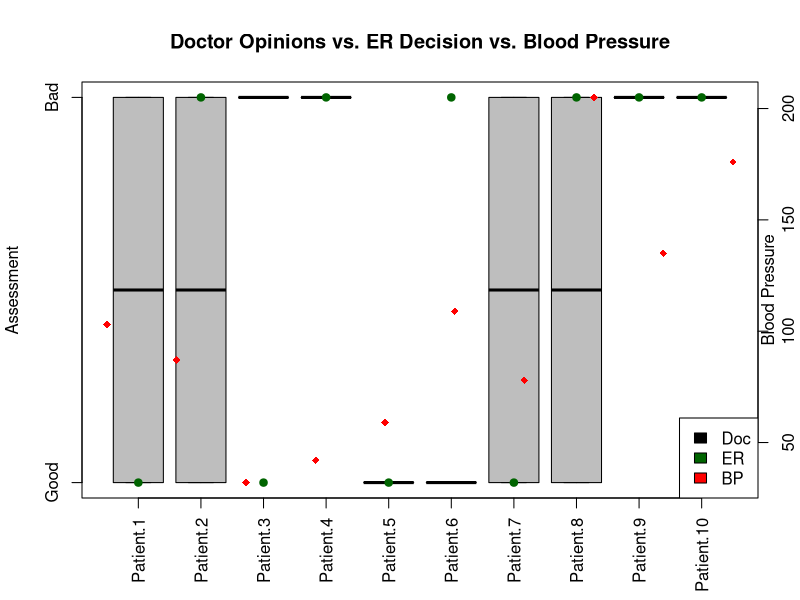
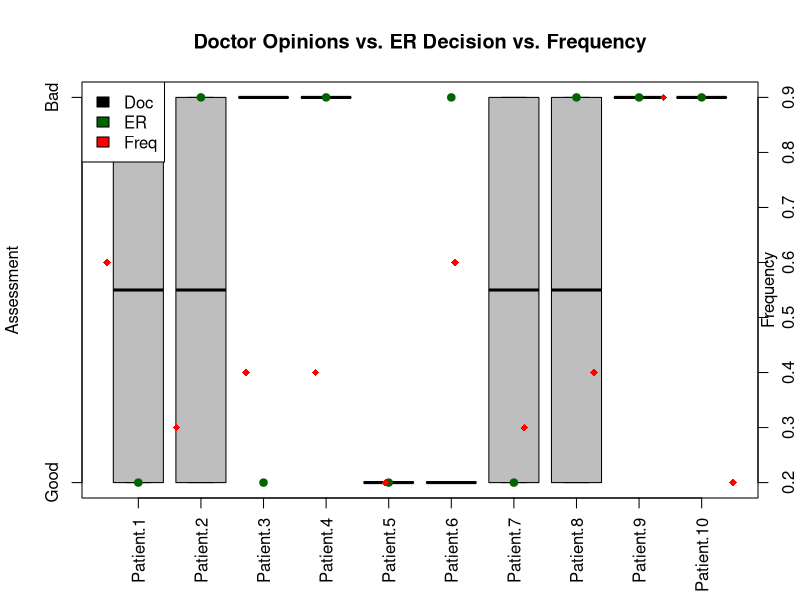
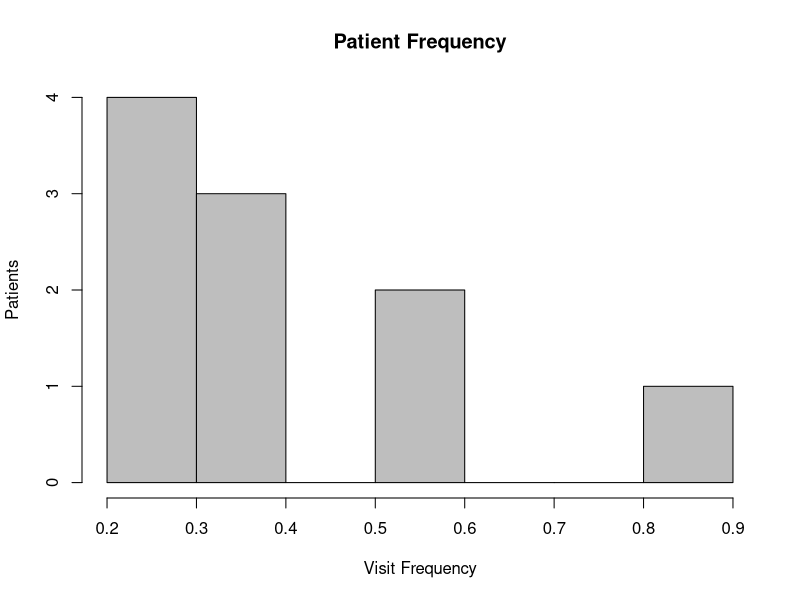
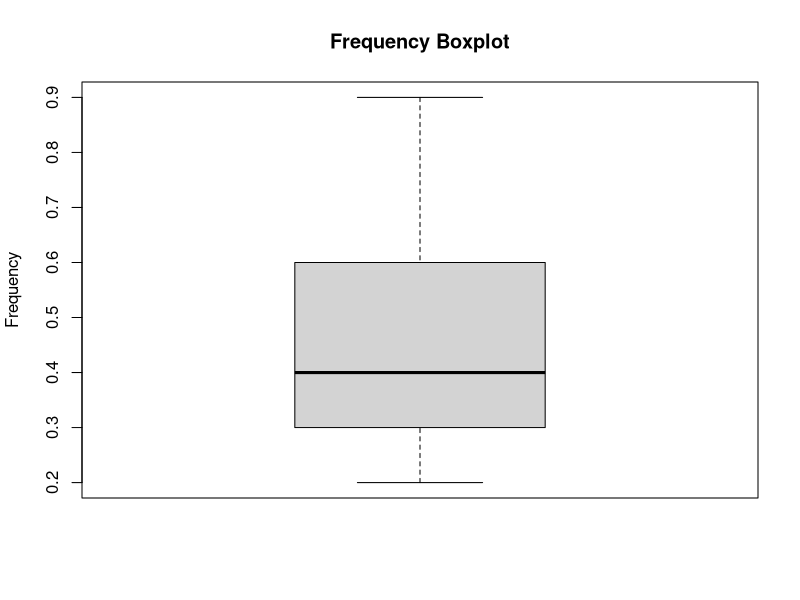
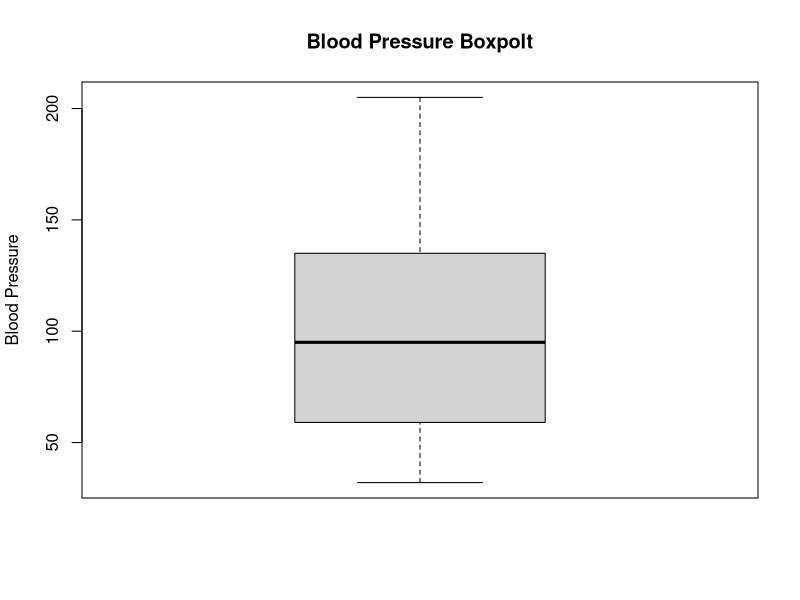
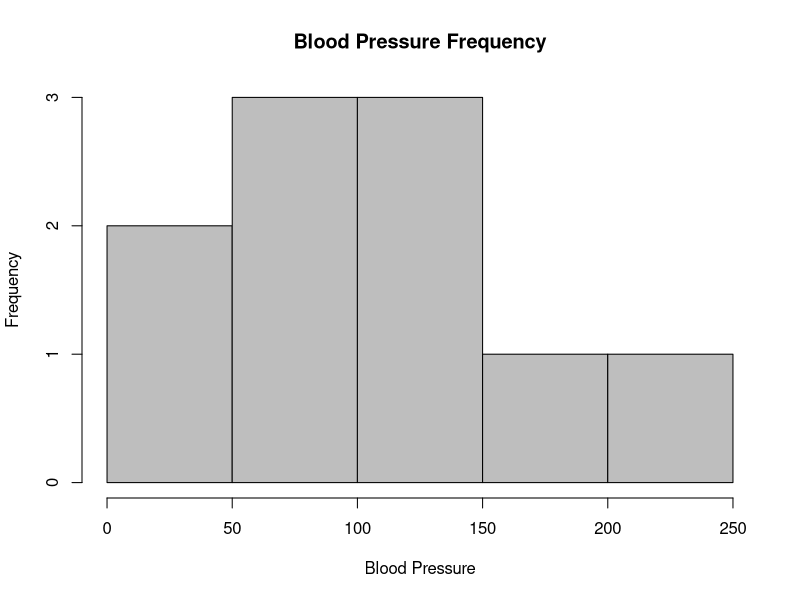

Source code (R) for these figures, in order:
# Patient Data

Patient.1 <- c("0.6","103","bad","low","low")
Patient.2 <- c("0.3","87","bad","low","high")
Patient.3 <- c("0.4","32","bad","high","low")
Patient.4 <- c("0.4","42","bad","high","high")
Patient.5 <- c("0.2","59","good","low","low")
Patient.6 <- c("0.6","109","good","low","high")
Patient.7 <- c("0.3","78","good","high","low")
Patient.8 <- c("0.4","205","good","high","high")
Patient.9 <- c("0.9","135","NA","high","high")
Patient.10 <- c("0.2","176","bad","high","high")

# Patient data in data.frame
Patients <- data.frame(Patient.1,Patient.2,Patient.3,Patient.4,Patient.5,Patient.6,Patient.7,Patient.8,Patient.9,Patient.10)

# Create Vectors
Frequency <- sapply(sapply(Patients[1,],as.character),as.numeric)
BP <- sapply(sapply(Patients[2,], as.character),as.numeric)
First <- ifelse(Patients[3,] == "bad",1,ifelse(Patients[3,] == "good",0,NA))[1,]
Second <- ifelse(Patients[4,] == "high",1,ifelse(Patients[4,] == "low",0,NA))[1,]
Final <- ifelse(Patients[5,] == "high",1,ifelse(Patients[5,] == "low",0,NA))[1,]

# Create Matrix
Patients.N <- matrix(c(Frequency,BP,First,Second,Final),ncol=10,byrow=T)
colnames(Patients.N) <- colnames(Patients)
rownames(Patients.N) <- c("Frequency","BP","First","Second","Final")

# Create boxplot of doctor and ER opinions and BP
boxplot(Patients.N[3:4,], main="Doctor Opinions vs. ER Decision vs. Blood Pressure", ylab="Assessment", yaxt='n', las=2, col="gray")
axis(2,labels=c("Good","Bad"), at=0:1, las=0)

# Add points for ER Decision
points(Patients.N[5,], col="darkgreen", pch=19)

# Add overlay plot for BP
par(new=T)
plot(Patients.N[2,], axes=F, col="red", pch=18, xlab="", ylab="")
axis(4)
mtext("Blood Pressure",4)

# Add legend
legend("bottomright", legend=c("Doc","ER", "BP"), col=c("black","darkgreen","red"), fill=c("black","darkgreen","red"))

# Create boxplot of doctor and ER opinions and Frequency
boxplot(Patients.N[3:4,], main="Doctor Opinions vs. ER Decision vs. Frequency", ylab="Assessment", yaxt='n', las=2, col="gray")
axis(2,labels=c("Good","Bad"), at=0:1, las=0)

# Add points for ER Decision
points(Patients.N[5,], col="darkgreen", pch=19)

# Add overlay plot for Frequency
par(new=T)
plot(Patients.N[1,], axes=F, col="red", pch=18, xlab="", ylab="")
axis(4)
mtext("Frequency",4)

# Add legend
legend("topleft", legend=c("Doc","ER", "Freq"), col=c("black","darkgreen","red"), fill=c("black","darkgreen","red"))

# Histogram for Frequency1
hist(Patients.N[1,], col="gray", main="Patient Frequency", xlab="Visit Frequency", ylab="Patients")

# Boxplot of Frequency
boxplot(Frequency, main="Frequency Boxplot", ylab="Frequency")

# Boxplot of Blood Pressure
boxplot(BP, main="Blood Pressure Boxpolt", ylab="Blood Pressure")

# Histogram of Blood Pressure
hist(Patients.N[2,], col="gray", main="Blood Pressure Frequency", xlab="Blood Pressure", ylab="Frequency")